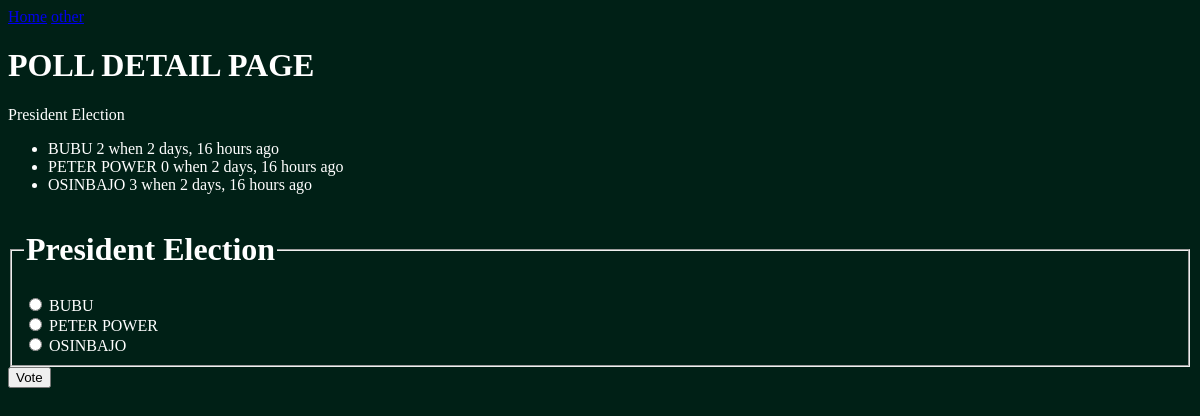
/3/, run on an earlier commit of the app's database.
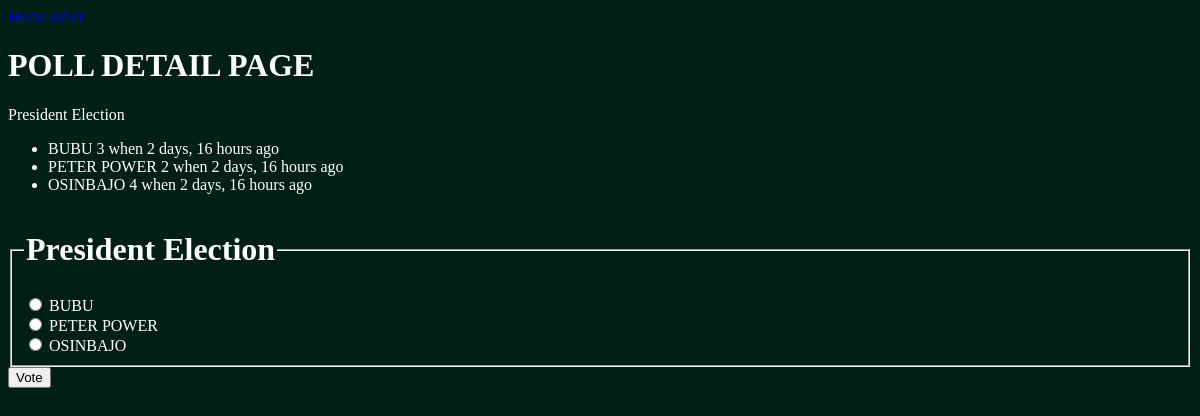
And on a later commit of the database.
### poll/models.py (models this page shows, shortened)
class Question(models.Model):
    question_text = models.CharField(max_length=200)
    pub_date = models.DateTimeField('date published')

class Choice(models.Model):
    question = models.ForeignKey(Question, on_delete=models.CASCADE)
    choice_text = models.CharField(max_length=200)
    votes = models.IntegerField(default=0)

### poll/views.py (the view)
# urls.py: path('<int:pk>/', views.DetailView.as_view(), name='detail'),
class DetailView(generic.DetailView):
    model = Question
    template_name = 'poll/detail.html'

### poll/templates/poll/detail.html (shortened to what this page needs)
      {% extends 'poll/main.html' %}
      {% block content %}
    <h1>POLL DETAIL PAGE</h1>
    {{ question.question_text }}
    <ul>
        {% for choice in question.choice_set.all %}
            <li>{{ choice.choice_text }} {{choice.votes}} when {{choice.question.pub_date|timesince}} ago</li>
        {% endfor %}
        </ul>
        <form action="{% url 'polls:vote' question.id %}" method="post">
            <fieldset>
                <legend><h1>{{ question.question_text }}</h1></legend>
                {% for choice in question.choice_set.all %}
                    <input type="radio" name="choice" id="choice{{ forloop.counter }}" value="{{ choice.id }}">
                    <label for="choice{{ forloop.counter }}">{{ choice.choice_text }}</label><br>
                {% endfor %}
            </fieldset>
            <input type="submit" value="Vote">
            </form>
        {% endblock content %}

### poll/templates/poll/main.html (shortened to what this page needs)
<!DOCTYPE html>
{% load static %}
<html lang="en">
  <head>
    <link rel="stylesheet" type="text/css" href="{% static 'polls/style.css' %}">
  </head>
  <body>
    {% include "poll/navs.html" %}
    {% block content %}
    {% endblock %}
  </body>
</html>

### poll/templates/poll/navs.html
<header>
    <div>
        <nav>
            <a href="{% url 'polls:index' %}">Home</a>
            <a href="#">other</a>
        </nav>
    </div>
</header>

### poll/static/polls/style.css (style rules this page uses)
body { background-color: rgb(0, 32, 22); color: white; }

What changed in the data, as far as the page shows it:
changed Choice "BUBU": votes "2" → "3"
changed Choice "PETER POWER": votes "0" → "2"
changed Choice "OSINBAJO": votes "3" → "4"
